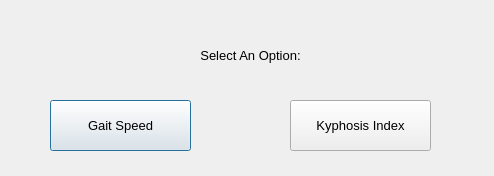
<?xml version="1.0" encoding="UTF-8"?>
<ui version="4.0">
 <class>Dialog</class>
 <widget class="QDialog" name="Dialog">
  <property name="geometry">
   <rect>
    <x>0</x>
    <y>0</y>
    <width>494</width>
    <height>176</height>
   </rect>
  </property>
  <property name="windowTitle">
   <string>Program Selection</string>
  </property>
  <widget class="QLabel" name="label">
   <property name="geometry">
    <rect>
     <x>20</x>
     <y>30</y>
     <width>461</width>
     <height>51</height>
    </rect>
   </property>
   <property name="font">
    <font>
     <pointsize>10</pointsize>
    </font>
   </property>
   <property name="text">
    <string>Select An Option:</string>
   </property>
   <property name="alignment">
    <set>Qt::AlignCenter</set>
   </property>
   <property name="wordWrap">
    <bool>true</bool>
   </property>
  </widget>
  <widget class="QPushButton" name="pushButton">
   <property name="geometry">
    <rect>
     <x>50</x>
     <y>100</y>
     <width>141</width>
     <height>51</height>
    </rect>
   </property>
   <property name="font">
    <font>
     <pointsize>10</pointsize>
    </font>
   </property>
   <property name="text">
    <string>Gait Speed</string>
   </property>
  </widget>
  <widget class="QPushButton" name="pushButton_2">
   <property name="geometry">
    <rect>
     <x>290</x>
     <y>100</y>
     <width>141</width>
     <height>51</height>
    </rect>
   </property>
   <property name="font">
    <font>
     <pointsize>10</pointsize>
    </font>
   </property>
   <property name="text">
    <string>Kyphosis Index</string>
   </property>
  </widget>
 </widget>
 <resources/>
 <connections/>
</ui>
